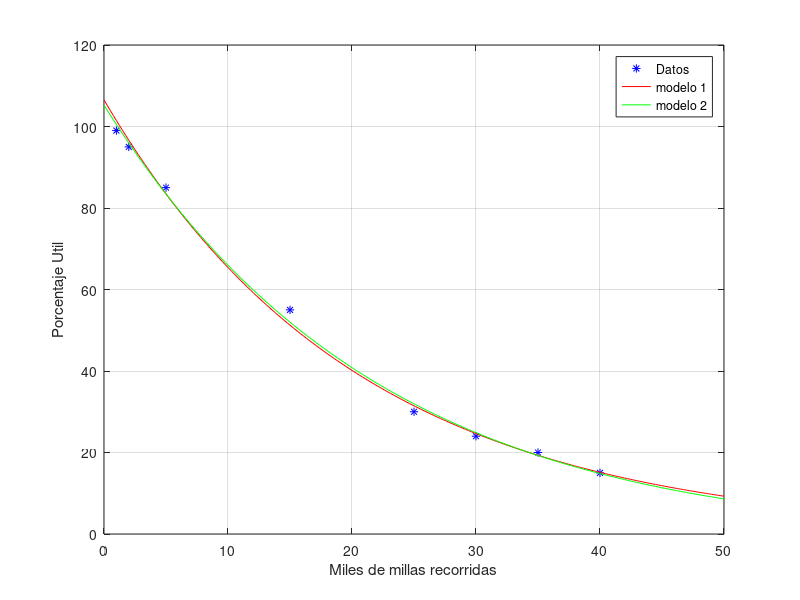

The MATLAB script that drew this image:
clear all
close all
clc

% Datos de tabla
x = [1, 2, 5, 15, 25, 30, 35, 40]';
y = [99, 95, 85, 55, 30, 24, 20, 15]';

% Modelo 1
A1 = [ones(size(x)), x];
b1 = log(y);
c1 = A1 \ b1;
alfa1 = exp(c1(1));
beta1 = exp(c1(2));

% Modelo 2
A2 = [ones(size(x)), log(10)*x];
b2 = log(y./(100 - x));
c2 = A2 \ b2;
alfa2 = exp(c2(1));
beta2 = c2(2);

% Mostrar norma 2 del error para cada modelo
fprintf('Norma error modelo 1: %.4f\n', norm(b1 - A1*c1))
fprintf('Norma error modelo 2: %.4f\n', norm(b2 - A2*c2))

% Graficar ambos modelos
xx = linspace(0, 50, 200);
y1 = alfa1*beta1.^xx;
y2 = alfa2*(100 - xx).*10.^(beta2*xx);

plot(x, y, '*b'); hold on; grid on
plot(xx, y1, 'r', xx, y2, 'g')
xlabel('Miles de millas recorridas'); ylabel('Porcentaje Util')
legend('Datos', 'modelo 1', 'modelo 2')

% El mejor modelo es el primero
fprintf('Para 45000 millas se tiene %.2f\n', alfa1*beta1^45);
fprintf('Para 50000 millas se tiene %.2f\n', alfa1*beta1^50);